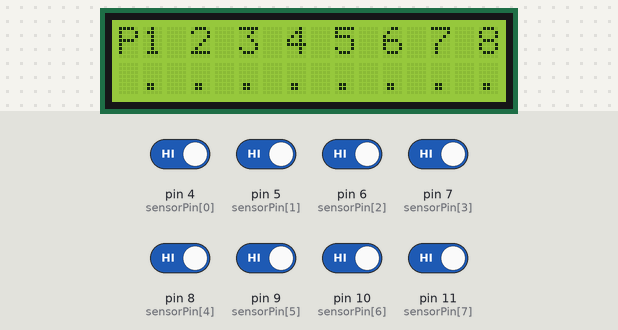
Recording of a sketch running on a simulated Arduino Uno, built with avr-gcc and run on an emulated ATmega328P. On the bench: 16×2 character LCD. The inputs (shaded band) are chosen by the test bench; at power-on: pin 4 (sensorPin[0]), pin 5 (sensorPin[1]), pin 6 (sensorPin[2]), pin 7 (sensorPin[3]), pin 8 (sensorPin[4]), pin 9 (sensorPin[5]), pin 10 (sensorPin[6]), pin 11 (sensorPin[7]) HIGH. What the sketch prints to the serial monitor is not drawn.

Above: at 6.2 s.
6.3 s: pin 4 (sensorPin[0]) driven LOW
At 7.7 s:
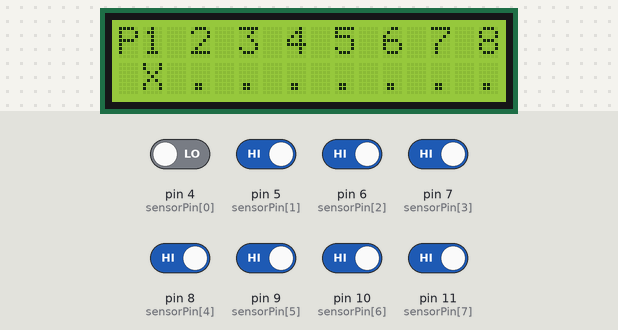
8.2 s: pin 5 (sensorPin[1]) driven LOW
At 8.7 s:
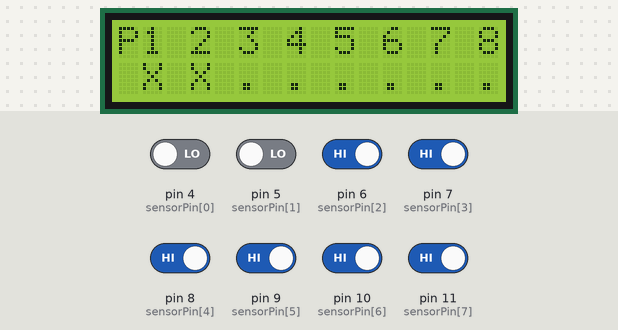
9.8 s: pin 6 (sensorPin[2]) driven LOW
At 11.0 s:
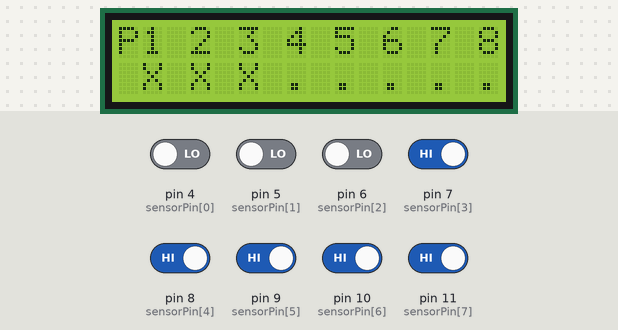
11.4 s: pin 7 (sensorPin[3]) driven LOW
At 12.0 s:
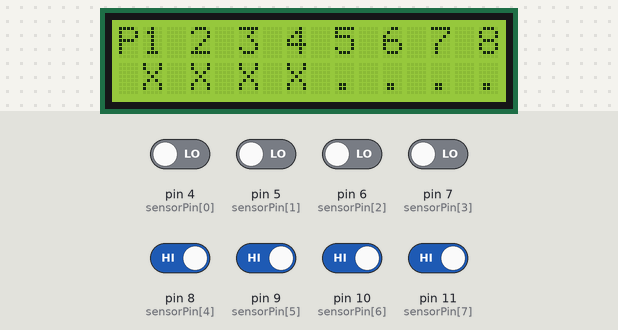
12.9 s: pin 8 (sensorPin[4]) driven LOW
At 14.2 s:
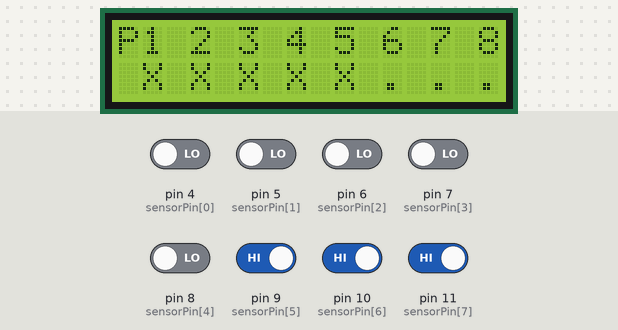
14.5 s: pin 9 (sensorPin[5]) driven LOW
At 15.2 s:
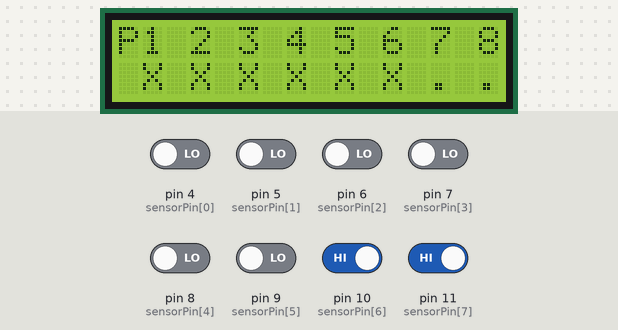
Timing chart, 0 to 17.1 s (numbered marks = the images above; inputs shaded):
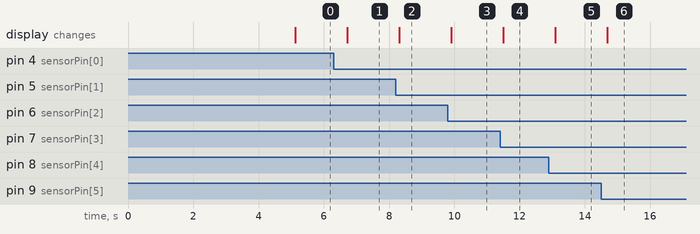

The sketch:

parking_position.ino
```cpp
#include <Wire.h>
#include <LiquidCrystal_I2C.h>
LiquidCrystal_I2C lcd(0x27, 16, 2);  // or 0x3F

byte SENSORS = 0;
const int numSensor = 8; //so cam bien tiem can
bool readSensors[numSensor] = { 1, 1, 1, 1, 1, 1, 1, 1 }; //gia tri doc tu cam bien: 0:co vat can, 1: ko vat can
int sensorPin[numSensor] = { 4, 5, 6, 7, 8, 9, 10, 11 }; //khai bao chan cam bien tu cam bien 1 den 8

void setup() {
  Serial.begin(9600);
  for (int i = 0; i < numSensor; i++) {
    pinMode(sensorPin[i], INPUT_PULLUP);
  }

  //lcd
  lcd.init();
  lcd.backlight();
  lcd.setCursor(0, 0);  //frint from column 3, row 0
  lcd.print("    Parking");
  lcd.setCursor(0, 1);
  lcd.print("  Vi tri xe");
  delay(5000);
}

void printBinary(byte inByte) {
  for (int i = 0; i < numSensor; i++) {
    Serial.print(bitRead(inByte, i));
  }
}

void displaySensor(byte s) {
  printBinary(s);
  Serial.println();

  lcd.setCursor(0, 0);
  lcd.print("P1 2 3 4 5 6 7 8");
  lcd.setCursor(0, 1);
  lcd.print("");
  for (int i = 0; i < numSensor; i++) {
    if(bitRead(s, i)){
      lcd.print(" .");
    }else {
      lcd.print(" X");
    }
  }

  delay(500);
}

void loop() {
  for (int i = 0; i < numSensor; i++) {
    readSensors[i] = digitalRead(sensorPin[i]);
  }
  for (int i = 0; i < numSensor; i++) {
    if (readSensors[i]) {
      bitSet(SENSORS, i);
    } else {
      bitClear(SENSORS, i);
    }
  }
  displaySensor(SENSORS);
}
```

Measured:
- after the input at 6.3 s, the display: changes after 0.41 s (image 1)
- after the input at 8.2 s, the display: changes after 0.11 s (image 2)
- after the input at 9.8 s, the display: changes after 0.10 s (image 3)
- after the input at 11.4 s, the display: changes after 0.10 s (image 4)
- after the input at 12.9 s, the display: changes after 0.19 s (image 5)
- after the input at 14.5 s, the display: changes after 0.19 s (image 6)
